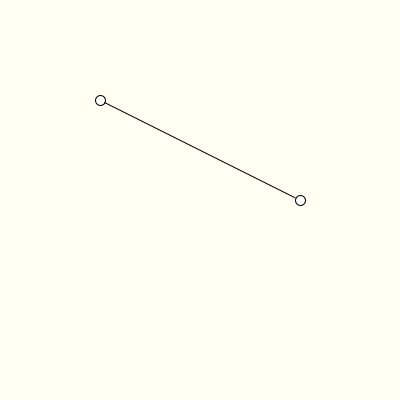
Frame 1 (no input)
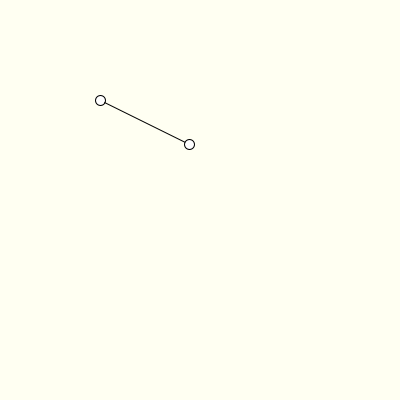
Frame 60 (the mouse pressed at the canvas centre just before this capture)
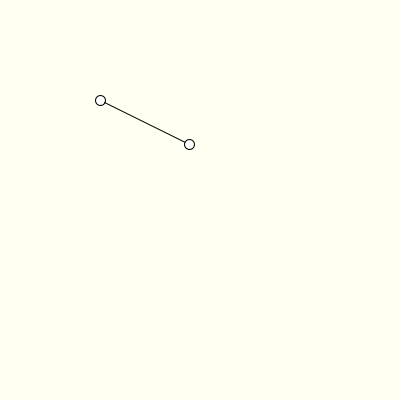
Frame 120 (the mouse held since frame 60 and released just before this capture)

The Processing sketch that drew these frames (run headless with seeded random() and noise(); from frame 60 on, the mouse is pressed at the canvas centre):

// Processing sketch: hooke04_mouseDragged
// ── hooke04_mouseDragged.pde
PVector p1, p2;
void setup(){
  size(400,400);
  p1 = new PVector(100,100);
  p2 = new PVector(300,200);
}
void draw(){
  background(#FFFFF2);
  line(p1.x, p1.y, p2.x, p2.y);
  ellipse(p1.x, p1.y, 10, 10);
  ellipse(p2.x, p2.y, 10, 10);
  float len = dist(p1.x, p1.y, p2.x, p2.y);
  PVector v = PVector.sub(p2, p1);
  v.normalize(); //長度為1的單位向量
  if(mousePressed==false){
    v.mult( -(len-100)/10.0 ); //虎克定律有個負號
    p2.x += v.x;
    p2.y += v.y;
  }
}
void mouseDragged(){
  p2.x += mouseX-pmouseX;
  p2.y += mouseY-pmouseY;
}
